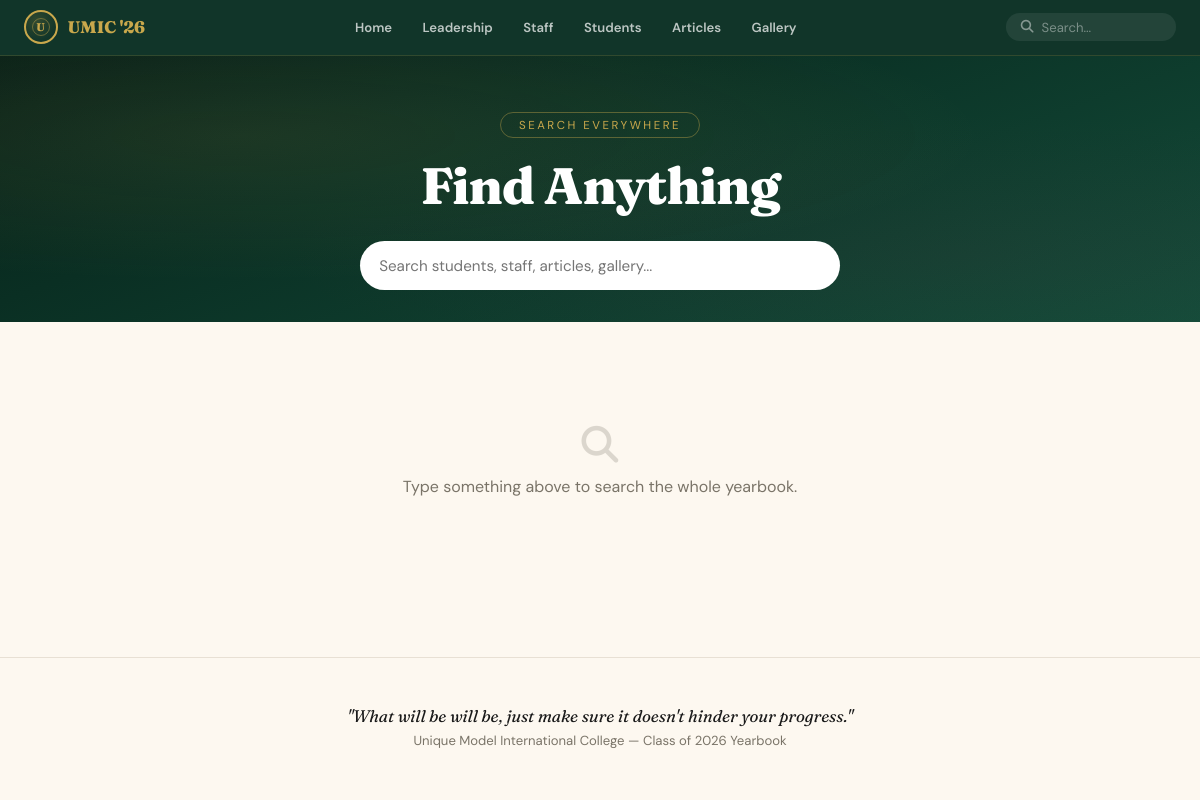
Screenshot of /search with the database file from the repository.
### tables this page shows
CREATE TABLE settings (
    id INTEGER PRIMARY KEY CHECK (id = 1),
    school_name TEXT DEFAULT 'Unique Model International College',
    motto TEXT DEFAULT 'What will be will be, just make sure it doesn''t hinder your progress.',
    graduation_year TEXT DEFAULT '2026',
    theme_primary TEXT DEFAULT '#0A2F23',
    theme_accent TEXT DEFAULT '#C9A84C',
    principal_message TEXT DEFAULT '',
    logo TEXT DEFAULT ''
);

### app.py (the view, shortened to what this page needs)
@app.route('/search')
def search():
    db = get_db()
    settings = row_to_dict(db.execute("SELECT * FROM settings WHERE id=1").fetchone())
    q = request.args.get('q', '').strip()
    results = {'students': [], 'staff': [], 'articles': [], 'gallery': []}
    return render_template('search.html', settings=settings, q=q, results=results)

### app.py (called while the page is built)
def get_db():
    if 'db' not in g:
        g.db = sqlite3.connect(DB_PATH)
        g.db.row_factory = sqlite3.Row
        g.db.execute("PRAGMA foreign_keys = ON")
    return g.db

def row_to_dict(row):
    return dict(row) if row else None

### templates/search.html (shortened to what this page needs)
{% extends "base.html" %}
{% block content %}
<section class="page-hero" style="padding-bottom:2rem">
  <div class="eyebrow">Search Everywhere</div>
  <h1>Find Anything</h1>
  <form action="{{ url_for('search') }}" method="get" style="max-width:480px;margin:1.5rem auto 0;position:relative">
    <input type="text" name="q" value="{{ q }}" placeholder="Search students, staff, articles, gallery..."
           style="width:100%;padding:.9rem 1.2rem;border-radius:50px;border:none;font-size:.95rem;font-family:var(--sans)" autofocus>
  </form>
</section>
<div class="section-wrap">
  {% if q %}
    {% set total = (results.students|length) + (results.staff|length) + (results.articles|length) + (results.gallery|length) %}
    <p class="results-info">Found <strong>{{ total }}</strong> result{{ 's' if total != 1 else '' }} for "{{ q }}"</p>
    {% if results.students %}
    <div class="dept-heading"><h3>Students</h3><span class="line"></span></div>
    <div class="sgrid" style="margin-bottom:2rem">
      {% for s in results.students %}
      <a href="{{ url_for('student_profile', student_id=s.id) }}" class="scard">
        <div class="scard-photo"><span class="js-avatar" data-name="{{ s.full_name }}"></span></div>
        <div class="scard-body">
          <div class="scard-name">{{ s.full_name }}</div>
          <div class="scard-meta">{{ s.class_name }}</div>
        </div>
      </a>
      {% endfor %}
    </div>
    {% endif %}
    {% if results.staff %}
    <div class="dept-heading"><h3>Staff</h3><span class="line"></span></div>
    <div class="staff-grid" style="margin-bottom:2rem">
      {% for m in results.staff %}
      <div class="staff-card">
        <div class="staff-photo">{% if m.photo %}<img src="{{ m.photo }}">{% else %}<span class="js-avatar" data-name="{{ m.name }}"></span>{% endif %}</div>
        <div class="staff-info">
          <div class="staff-name">{{ m.name }}</div>
          <div class="staff-detail">{{ m.department }}</div>
        </div>
      </div>
      {% endfor %}
    </div>
    {% endif %}
    {% if results.articles %}
    <div class="dept-heading"><h3>Articles</h3><span class="line"></span></div>
    <div class="articles-grid" style="margin-bottom:2rem">
      {% for a in results.articles %}
      <a href="{{ url_for('article_detail', article_id=a.id) }}" class="article-card">
        <div class="article-body">
          <div class="article-cat">{{ a.category }}</div>
          <div class="article-title">{{ a.title }}</div>
        </div>
      </a>
      {% endfor %}
    </div>
    {% endif %}
    {% if results.gallery %}
    <div class="dept-heading"><h3>Gallery</h3><span class="line"></span></div>
    <div class="gallery-grid">
      {% for p in results.gallery %}
      <div class="gallery-item" data-lightbox="{{ p.data_url }}"><img src="{{ p.data_url }}" loading="lazy"></div>
      {% endfor %}
    </div>
    {% endif %}
    {% if total == 0 %}
    <div class="empty-state"><i class="fas fa-search"></i><p>No results found for "{{ q }}"</p></div>
    {% endif %}
  {% else %}
    <div class="empty-state"><i class="fas fa-search"></i><p>Type something above to search the whole yearbook.</p></div>
  {% endif %}
</div>
{% endblock %}

### templates/base.html (shortened to what this page needs)
<!DOCTYPE html>
<html lang="en">
<head>
<link rel="stylesheet" href="https://cdnjs.cloudflare.com/ajax/libs/font-awesome/6.5.0/css/all.min.css">
<link rel="stylesheet" href="{{ url_for('static', filename='css/style.css') }}">
</head>
<body>
<nav id="siteNav">
  <div class="nav-inner">
    <a href="{{ url_for('home') }}" class="nav-brand">
      <div class="seal"><span class="seal-mark">U</span></div>
      <span>UMIC '{{ settings.graduation_year[-2:] if settings.graduation_year else '26' }}</span>
    </a>
    <div class="nav-links">
      <a href="{{ url_for('home') }}" class="nav-link {{ 'active' if active_page=='home' else '' }}">Home</a>
      <a href="{{ url_for('leadership') }}" class="nav-link {{ 'active' if active_page=='leadership' else '' }}">Leadership</a>
      <a href="{{ url_for('staff') }}" class="nav-link {{ 'active' if active_page=='staff' else '' }}">Staff</a>
      <a href="{{ url_for('classes') }}" class="nav-link {{ 'active' if active_page=='classes' else '' }}">Students</a>
      <a href="{{ url_for('articles') }}" class="nav-link {{ 'active' if active_page=='articles' else '' }}">Articles</a>
      <a href="{{ url_for('gallery') }}" class="nav-link {{ 'active' if active_page=='gallery' else '' }}">Gallery</a>
    </div>
    <form class="nav-search" action="{{ url_for('search') }}" method="get" id="navSearchForm">
      <i class="fas fa-search"></i>
      <input type="text" name="q" placeholder="Search...">
    </form>
  </div>
</nav>
{% block content %}{% endblock %}
<footer>
  <p class="fq">"{{ settings.motto }}"</p>
  <p>{{ settings.school_name }} — Class of {{ settings.graduation_year }} Yearbook</p>
</footer>
</body>
</html>

### static/css/style.css (style rules this page uses)
:root { --bg:#FDF8F0; --paper:#FFFFFF; --fg:#1A1A1A; --muted:#7A7468; --accent:#C9A84C; --accent-dim:#B8943F; --primary:#0A2F23; --primary-light:#134D3A; --primary-pale:#E9F1EC; --wine:#7C1D3E; --border:#E8E0D4; --tag:#F0EBE3; --shadow-sm:0 2px 12px rgba(10,47,35,.06); --shadow-md:0 10px 30px rgba(10,47,35,.10); --shadow-lg:0 25px 60px rgba(10,47,35,.18); --radius:16px; --serif:'Fraunces', 'Playfair Display', serif; --sans:'DM Sans', sans-serif; }
* { margin:0;padding:0;box-sizing:border-box }
html { scroll-behavior:smooth }
body { font-family:var(--sans);background:var(--bg);color:var(--fg);overflow-x:hidden;-webkit-font-smoothing:antialiased }
h1,h2,h3,h4,h5 { font-family:var(--serif) }
a { color:inherit;text-decoration:none }
.seal { width:64px;height:64px;border-radius:50%; border:2px solid var(--accent); display:flex;align-items:center;justify-content:center; position:relative;flex-shrink:0; background:radial-gradient(circle at 35% 30%, rgba(201,168,76,.18), transparent 70%); }
.seal::before { content:'';position:absolute;inset:6px;border:1px solid rgba(201,168,76,.45);border-radius:50%; }
.seal-mark { font-family:var(--serif);font-weight:800;color:var(--accent);font-size:1.1rem;letter-spacing:1px }
#siteNav { position:sticky;top:0;z-index:900; background:rgba(10,47,35,.97);backdrop-filter:blur(14px); border-bottom:1px solid rgba(201,168,76,.18); }
.nav-inner { max-width:1240px;margin:0 auto;display:flex;align-items:center;justify-content:space-between;padding:.65rem 1.5rem;gap:1rem }
.nav-brand { display:flex;align-items:center;gap:.6rem;color:var(--accent);font-family:var(--serif);font-weight:800;font-size:1.05rem;white-space:nowrap }
.nav-brand .seal { width:34px;height:34px }
.nav-brand .seal-mark { font-size:.7rem }
.nav-links { display:flex;gap:.2rem;flex-wrap:wrap;justify-content:flex-end }
.nav-link { padding:.5rem .85rem;border-radius:8px;color:rgba(255,255,255,.72);font-size:.82rem;font-weight:600;cursor:pointer;transition:all .2s;border:none;background:none;font-family:var(--sans) }
.nav-search { display:flex;align-items:center;background:rgba(255,255,255,.08);border-radius:50px;padding:.35rem .9rem;gap:.5rem }
.nav-search input { background:none;border:none;color:#fff;font-size:.82rem;width:120px;outline:none;font-family:var(--sans) }
.nav-search input::placeholder { color:rgba(255,255,255,.4) }
.nav-search i { color:rgba(255,255,255,.45);font-size:.8rem }
.page-hero { background:linear-gradient(160deg,#061f17 0%,#0A2F23 35%,#134D3A 100%); padding:3.5rem 1.5rem 3rem;text-align:center;position:relative;overflow:hidden; }
.page-hero::before { content:'';position:absolute;inset:0;pointer-events:none; background:radial-gradient(ellipse at 20% 30%,rgba(201,168,76,.10) 0%,transparent 55%), radial-gradient(ellipse at 80% 75%,rgba(124,29,62,.08) 0%,transparent 50%); }
.page-hero h1 { position:relative;z-index:1;font-size:clamp(2rem,5.5vw,3.2rem);color:#fff;font-weight:800;letter-spacing:-1px;margin-bottom:.5rem }
.page-hero .eyebrow { position:relative;z-index:1;display:inline-block;padding:.3rem 1.1rem;border:1px solid rgba(201,168,76,.4);border-radius:50px;color:var(--accent);font-size:.72rem;letter-spacing:2.5px;text-transform:uppercase;margin-bottom:1rem }
.section-wrap { max-width:1240px;margin:0 auto;padding:2.5rem 1.5rem 4rem }
.empty-state { grid-column:1/-1;text-align:center;padding:4rem 1rem;color:var(--muted) }
.empty-state i { font-size:2.3rem;margin-bottom:.8rem;display:block;opacity:.25 }
footer { text-align:center;padding:3rem 1.5rem;color:var(--muted);font-size:.82rem;border-top:1px solid var(--border);margin-top:2rem }
footer .fq { font-family:var(--serif);font-size:1.05rem;font-style:italic;color:var(--fg);margin-bottom:.4rem }

### rows the page displays
settings: graduation_year "26", motto "What will be will be, just make sure it doesn't hinder your progress.", school_name "Unique Model International College", graduation_year "2026"
